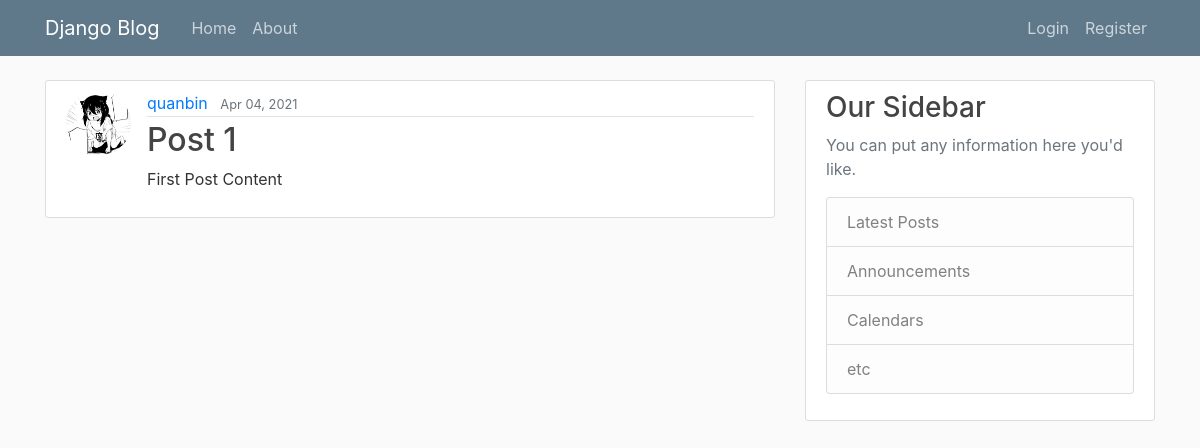
Before: / with the older database file.
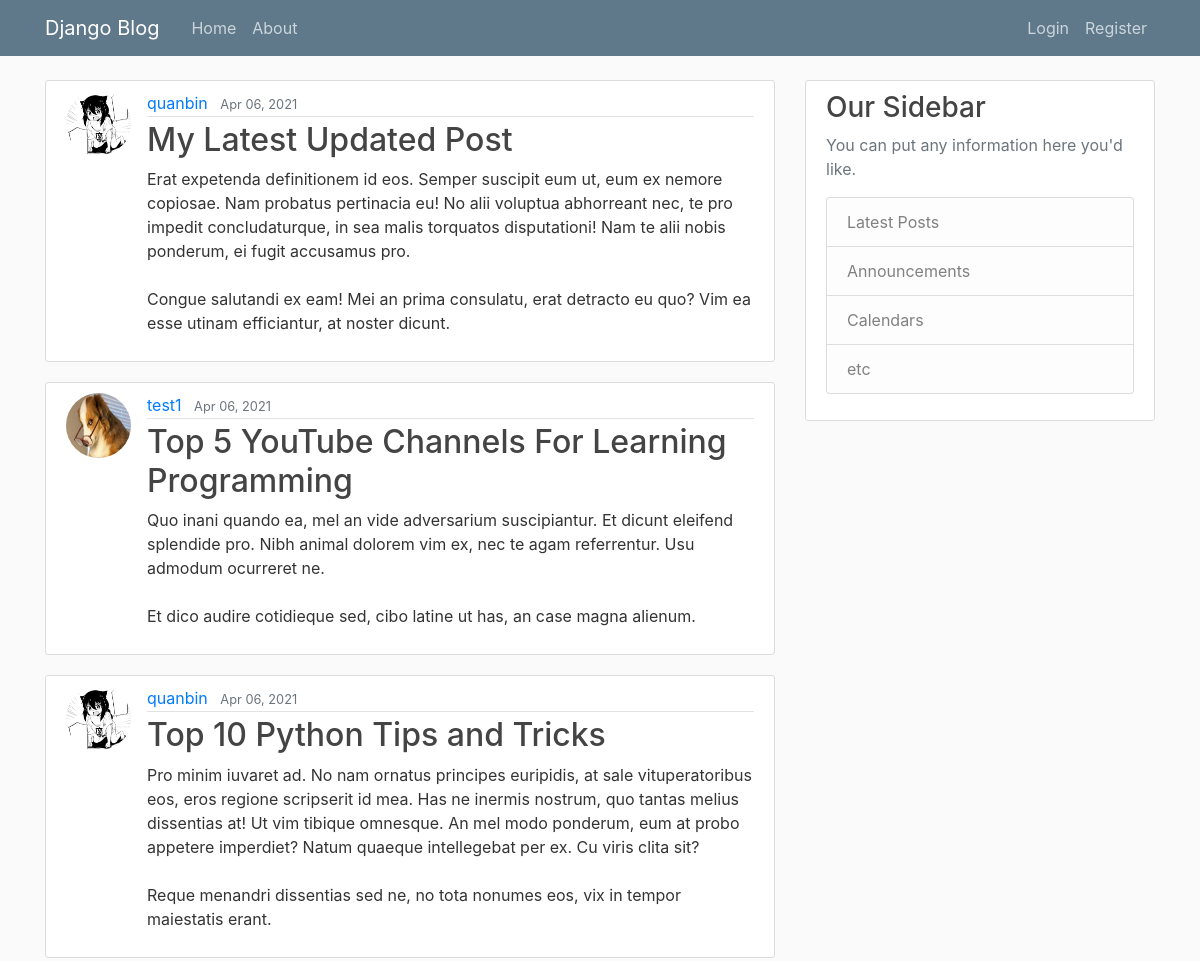
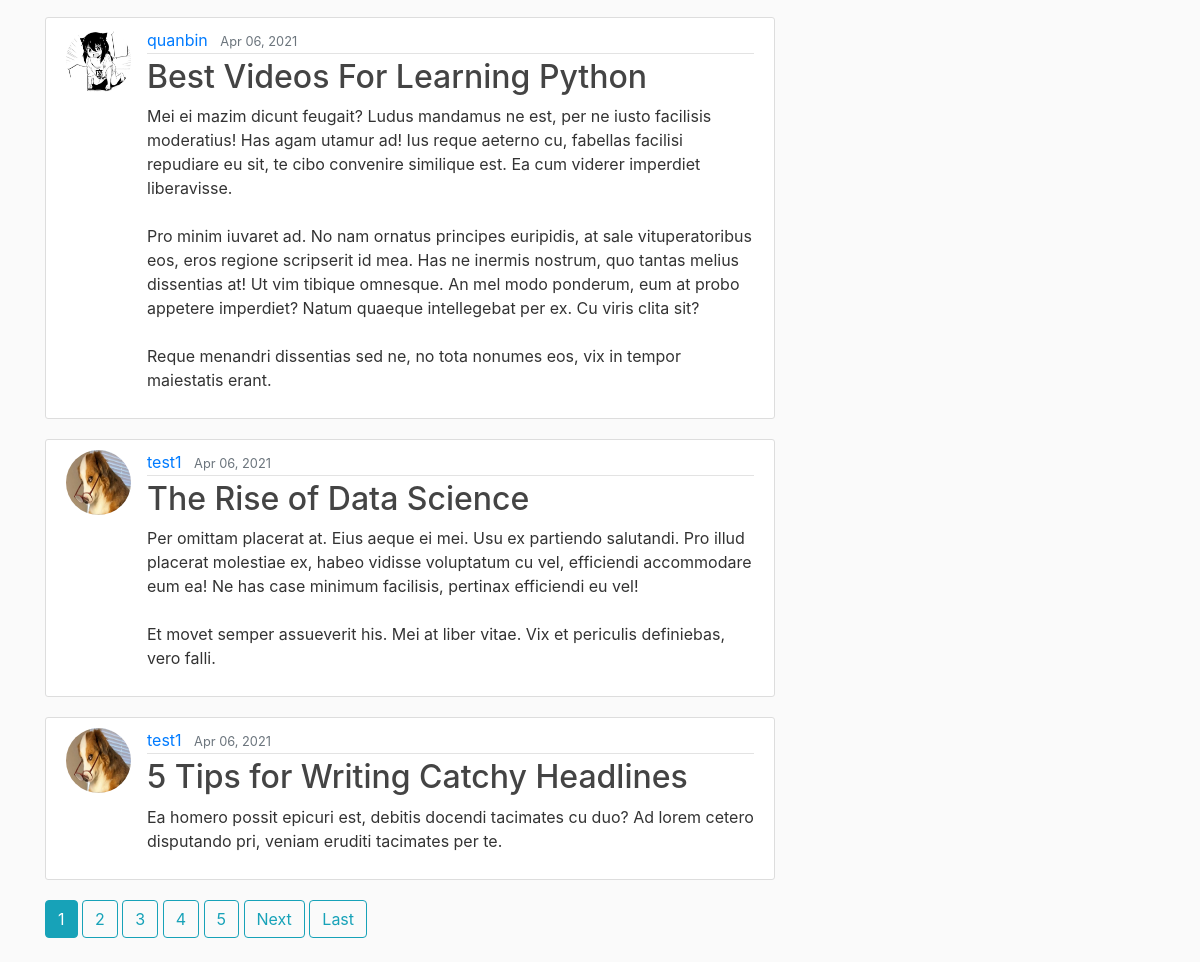
After: the same page with the newer database file (2 pictures, top to bottom).
### main/models.py (models this page shows, shortened)
class Post(models.Model):
    title = models.CharField(max_length =200)
    content = models. TextField()
    date_posted = models.DateTimeField(default = timezone.now) #auto_now_add=True)
    author = models.ForeignKey(User, on_delete = models.CASCADE)

### users/models.py (models this page shows, shortened)
class Profile(models.Model):
    user = models.OneToOneField(User, on_delete = models.CASCADE)
    image = models.ImageField(default = 'default.jpg', upload_to='profile_pics')
    """
    def save(self, *args, **kawrgs):
        super().save(*args, **kawrgs)

        img = Image.open(self.image.path)
        #resize the image size if its too large > 300x300
        if img.height > 300 or img.width > 300:
            output_size = (300, 300)
            img.thumbnail(output_size)
            img.save(self.image.path)
    """

### main/views.py (the view)
# urls.py: path("", PostListView.as_view(), name="mysite_home"),
class PostListView(ListView):
    model = Post
    template_name = 'main/home.html'
    context_object_name = 'posts'
    ordering = ['-date_posted']
    paginate_by = 6

### main/templates/main/home.html (shortened to what this page needs)
{% extends "main/base.html" %}
{% block content %}
    {%  for post in posts %}
        <article class="media content-section">
          <img class = "rounded-circle article-img" src="{{ post.author.profile.image.url}}" >
          <div class="media-body">
            <div class="article-metadata">
              <a class="mr-2" href="{% url 'user_posts' post.author.username %}">{{ post.author }}</a>
              <small class="text-muted">{{ post.date_posted|date:"M d, Y" }}</small>
            </div>
            <h2><a class="article-title" href="{% url 'post_detail' post.id %}">{{ post.title }}</a></h2>
            <p class="article-content">{{ post.content }}</p>
          </div>
        </article>
    {% endfor %}
    {% if is_paginated %}
        {% for num in page_obj.paginator.page_range %}
          {% if page_obj.number == num %}
            <a class="btn btn-info mb-4" href="?page={{num}}">{{ num }}</a>
          {% elif num > page_obj.number|add:'-3' %}
            <a class="btn btn-outline-info mb-4" href="?page={{num}}">{{num}}</a>
          {% endif %}
        {% endfor%}
        {% if page_obj.has_next %}
          <a class="btn btn-outline-info mb-4" href="?page={{page.obj.next_page_number}}">Next</a>
          <a class="btn btn-outline-info mb-4" href="?page={{page.obj.paginator.num_pages}}">Last</a>
        {% endif %}
    {% endif %}
{% endblock content %}

### main/templates/main/base.html (shortened to what this page needs)
{% load static %}
<!DOCTYPE html>
<html>
<head>
    <link rel="stylesheet" href="https://maxcdn.bootstrapcdn.com/bootstrap/4.0.0/css/bootstrap.min.css">
    <link rel="stylesheet" type="text/css" href="{% static 'main/main.css' %}">
</head>
<body>
    <header class="site-header">
      <nav class="navbar navbar-expand-md navbar-dark bg-steel fixed-top">
        <div class="container">
          <a class="navbar-brand mr-4" href="{% url 'mysite_home' %}">Django Blog</a>
          <div class="collapse navbar-collapse" id="navbarToggle">
            <div class="navbar-nav mr-auto">
              <a class="nav-item nav-link" href="{% url 'mysite_home' %}">Home</a>
              <a class="nav-item nav-link" href="{% url 'mysite_about' %}">About</a>
            </div>
            <div class="navbar-nav">
              {% if user.is_authenticated %}
              <a class="nav-item nav-link" href="{% url 'post-create' %}">New Post</a>
              <a class="nav-item nav-link" href="{% url 'profile' %}">Profile</a>
              <a class="nav-item nav-link" href="{% url 'logout' %}">LogOut</a>
              {% else %}
              <a class="nav-item nav-link" href="{% url 'login' %}">Login</a>
              <a class="nav-item nav-link" href="{% url 'register' %}">Register</a>
              {% endif %}
            </div>
          </div>
        </div>
      </nav>
    </header>
    <main role="main" class="container">
      <div class="row">
        <div class="col-md-8">
          {% block content %}{% endblock %}
        </div>
        <div class="col-md-4">
          <div class="content-section">
            <h3>Our Sidebar</h3>
            <p class='text-muted'>You can put any information here you'd like.
              <ul class="list-group">
                <li class="list-group-item list-group-item-light">Latest Posts</li>
                <li class="list-group-item list-group-item-light">Announcements</li>
                <li class="list-group-item list-group-item-light">Calendars</li>
                <li class="list-group-item list-group-item-light">etc</li>
              </ul>
            </p>
          </div>
        </div>
      </div>
    </main>
</body>
</html>

### main/static/main/main.css (style rules this page uses)
body { background: #fafafa; color: #333333; margin-top: 5rem; }
h1, h2, h3, h4, h5, h6 { color: #444444; }
ul { margin: 0; }
.bg-steel { background-color: #5f788a; }
.site-header .navbar-nav .nav-link { color: #cbd5db; }
.content-section { background: #ffffff; padding: 10px 20px; border: 1px solid #dddddd; border-radius: 3px; margin-bottom: 20px; }
.article-title { color: #444444; }
.article-content { white-space: pre-line; }
.article-img { height: 65px; width: 65px; margin-right: 16px; }
.article-metadata { padding-bottom: 1px; margin-bottom: 4px; border-bottom: 1px solid #e3e3e3 }

Changed rows visible on the page:
no longer on this page (row unchanged): Post: author.profile.image (picture), author "quanbin", date_posted "Apr 04, 2021", title "Post 1", content "First Post Content"
added Post: author.profile.image (picture), author "quanbin", date_posted "Apr 06, 2021", title "My Latest Updated Post", content "Erat expetenda definitionem id eos. Semper suscipit eum ut, eum ex nemore copiosae. Nam probatus pertinacia eu! No alii voluptua abhorreant nec, te pro impedit concludaturque, in sea malis torquatos disputationi! Nam te alii nobis ponderum, ei fugit accusamus pro. Congue salutandi ex eam! Mei an prima consulatu, erat detracto eu quo? Vim ea esse utinam efficiantur, at noster dicunt."
added Post: author.profile.image (placeholder picture), author "test1", date_posted "Apr 06, 2021", title "Top 5 YouTube Channels For Learning Programming", content "Quo inani quando ea, mel an vide adversarium suscipiantur. Et dicunt eleifend splendide pro. Nibh animal dolorem vim ex, nec te agam referrentur. Usu admodum ocurreret ne. Et dico audire cotidieque sed, cibo latine ut has, an case magna alienum."
added Post: author.profile.image (picture), author "quanbin", date_posted "Apr 06, 2021", title "Top 10 Python Tips and Tricks", content "Pro minim iuvaret ad. No nam ornatus principes euripidis, at sale vituperatoribus eos, eros regione scripserit id mea. Has ne inermis nostrum, quo tantas melius dissentias at! Ut vim tibique omnesque. An mel modo ponderum, eum at probo appetere imperdiet? Natum quaeque intellegebat per ex. Cu viris clita sit? Reque menandri dissentias sed ne, no tota nonumes eos, vix in tempor maiestatis erant."
added Post: author.profile.image (picture), author "quanbin", date_posted "Apr 06, 2021", title "Best Videos For Learning Python", content "Mei ei mazim dicunt feugait? Ludus mandamus ne est, per ne iusto facilisis moderatius! Has agam utamur ad! Ius reque aeterno cu, fabellas facilisi repudiare eu sit, te cibo convenire similique est. Ea cum viderer imperdiet liberavisse. Pro minim iuvaret ad. No nam ornatus principes euripidis, at sale vituperatoribus eos, eros regione scripserit id mea. Has ne inermis nostrum, quo tantas melius dissentias at! Ut vim tibique omnesque. An mel modo ponderum, eum at probo appetere imperdiet? Natum quaeque intellegebat per ex. Cu viris clita sit? Reque menandri dissentias sed ne, no tota nonumes eos, vix in tempor maiestatis erant."
added Post: author.profile.image (placeholder picture), author "test1", date_posted "Apr 06, 2021", title "The Rise of Data Science", content "Per omittam placerat at. Eius aeque ei mei. Usu ex partiendo salutandi. Pro illud placerat molestiae ex, habeo vidisse voluptatum cu vel, efficiendi accommodare eum ea! Ne has case minimum facilisis, pertinax efficiendi eu vel! Et movet semper assueverit his. Mei at liber vitae. Vix et periculis definiebas, vero falli."
added Post: author.profile.image (placeholder picture), author "test1", date_posted "Apr 06, 2021", title "5 Tips for Writing Catchy Headlines", content "Ea homero possit epicuri est, debitis docendi tacimates cu duo? Ad lorem cetero disputando pri, veniam eruditi tacimates per te."
Other visible differences:
new list line: "1"
new list line: "2"
new list line: "3"
new list line: "4"
new list line: "5"
text now shown: "Next Last"
